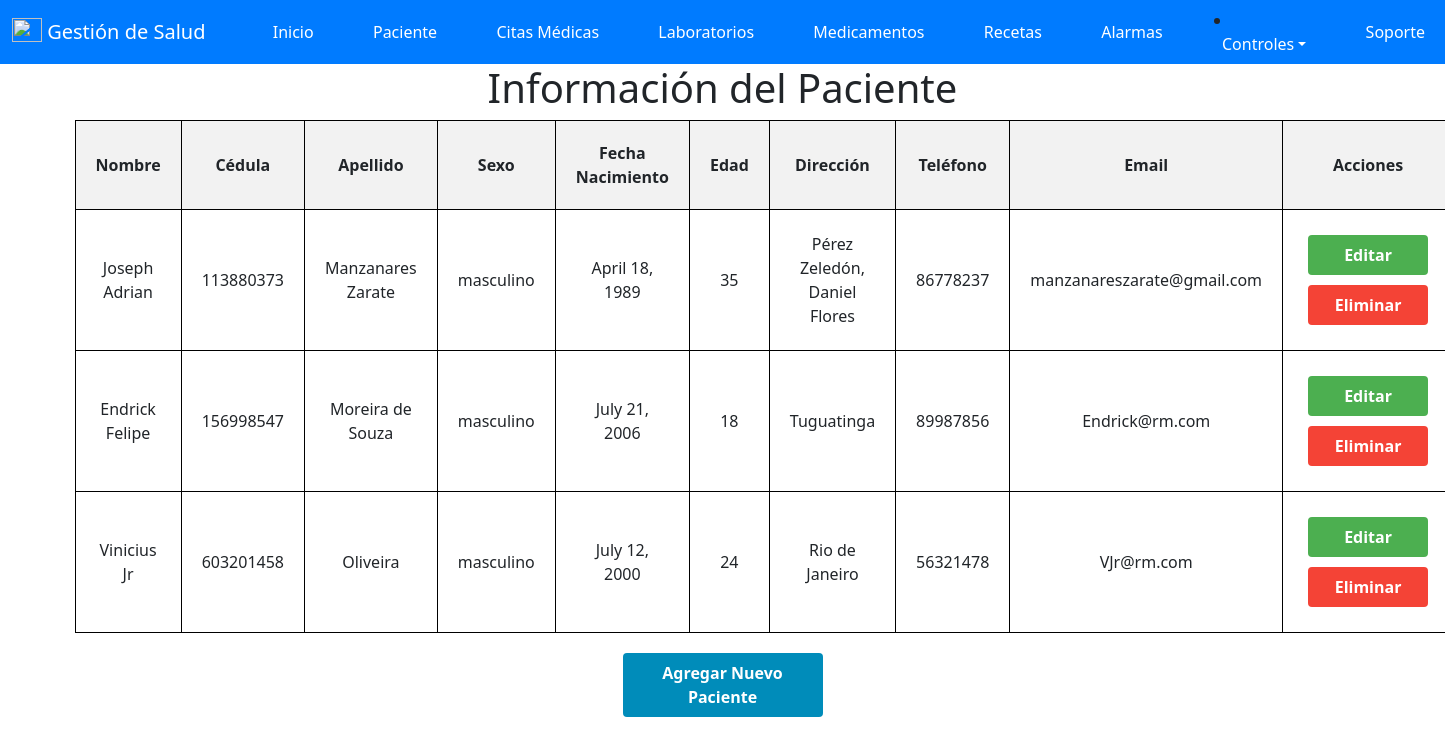
Page /index/ (signed in) on the earlier database version.
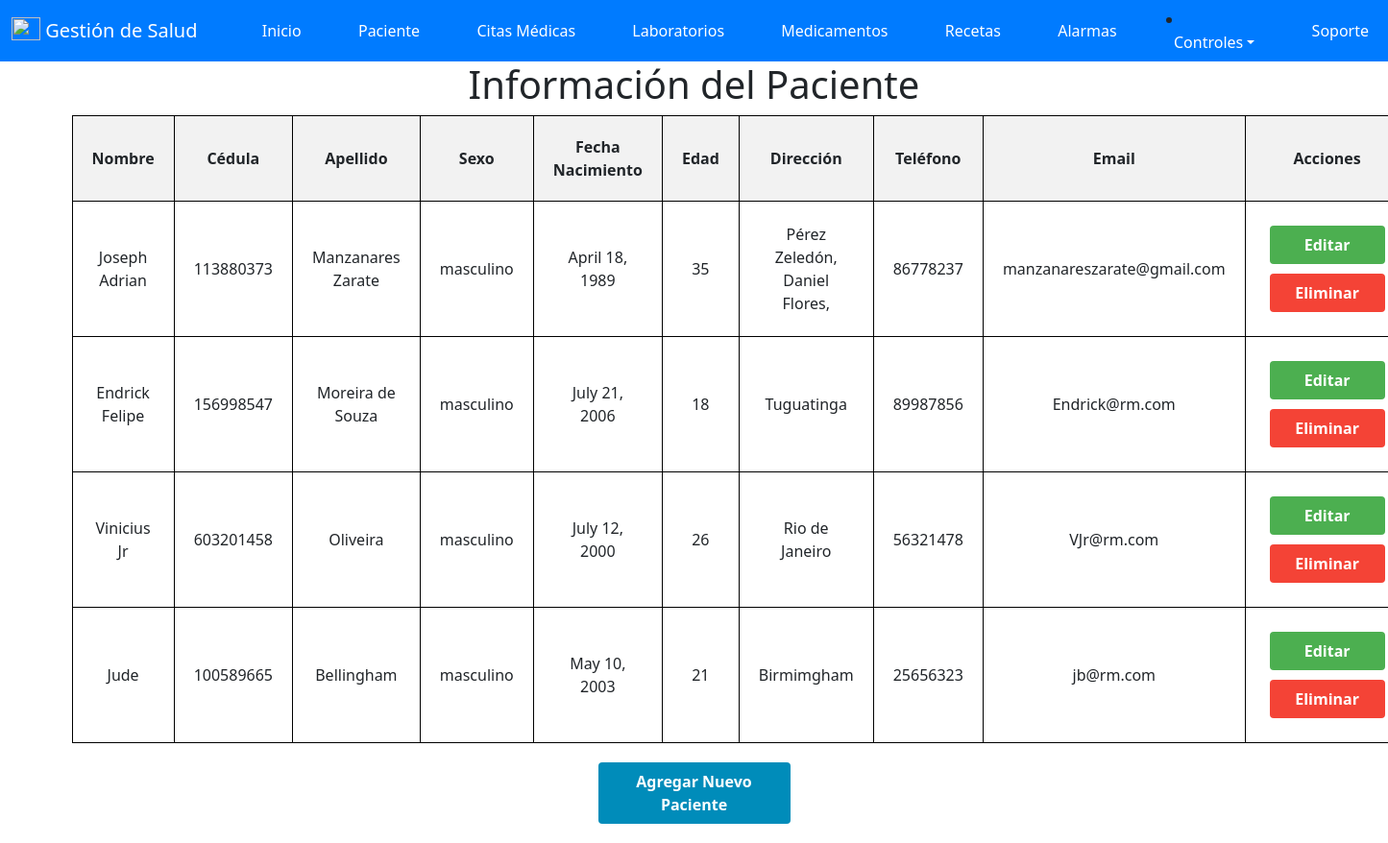
Same page on the later database version.
### salud/models.py (models this page shows, shortened)
class paciente(models.Model):
    id_paciente = models.AutoField(primary_key=True , verbose_name='ID_Paciente')
    cedula = models.IntegerField(null=True,verbose_name='Cedula')
    nombre = models.CharField(max_length=50, verbose_name='Nombre')
    apellido = models.CharField(max_length=50, verbose_name='Apellido')
    sexo = models.CharField(max_length=20, verbose_name='Sexo')
    fecha_Nacimiento = models.DateField(null=True, verbose_name='Fecha de Nacimiento')
    edad = models.IntegerField ( verbose_name='Edad')
    direccion = models.CharField(max_length=50, verbose_name='Direccion')
    telefono = models.IntegerField( verbose_name='Telefono')
    email = models.EmailField( verbose_name='Email')
    id_usuario = models.ForeignKey(User, on_delete=models.CASCADE)

### salud/views.py (the view)
# urls.py: path('index/', views.index, name='index'),
@login_required(login_url='/accounts/login/')
def index(request):
    pacientes = paciente.objects.filter(id_usuario=request.user)
    return render(request, 'Programar/index.html', {'pacientes': pacientes})

### salud/templates/Programar/index.html (shortened to what this page needs)
{% extends "base.html" %}
{% block contenido %}
<!DOCTYPE html>
<html>
<head>
</head>
<body>
    <h1>Información del Paciente</h1>
    <form method="post" action="{% url 'index' %}">
        <table>
            <thead>
                <tr>
                    <th>Nombre</th>
                    <th>Cédula</th>
                    <th>Apellido</th>
                    <th>Sexo</th>
                    <th>Fecha Nacimiento</th>
                    <th>Edad</th>
                    <th>Dirección</th>
                    <th>Teléfono</th>
                    <th>Email</th>
                    <th>Acciones</th>
                </tr>
            </thead>
            <tbody>
                {% for paciente in pacientes %}
                <tr>
                    <td>{{ paciente.nombre }}</td>
                    <td>{{ paciente.cedula }}</td>
                    <td>{{ paciente.apellido }}</td>
                    <td>{{ paciente.sexo }}</td>
                    <td>{{ paciente.fecha_Nacimiento }}</td>
                    <td>{{ paciente.edad }}</td>
                    <td>{{ paciente.direccion }}</td>
                    <td>{{ paciente.telefono }}</td>
                    <td>{{ paciente.email }}</td>
                    <td>
                        <a href="{% url 'editar' paciente.id_paciente %}" class="button edit-button">Editar</a>
                        <a href="{% url 'eliminar' paciente.id_paciente %}" class="button delete-button" onclick="return confirm('¿Estás seguro de que deseas eliminar este paciente?');">Eliminar</a>
                    </td>
                </tr>
                {% empty %}
                <tr>
                    <td colspan="10">No hay pacientes disponibles.</td>
                </tr>
                {% endfor %}
            </tbody>
        </table>
        <a href="{% url 'agregar' %}" class="button add-button">Agregar Nuevo Paciente</a>
    </form>
</body>
</html>
{% endblock %}

Differences in the rows shown:
changed paciente "Joseph Adrian": direccion "Pérez Zeledón, Daniel Flores" → "Pérez Zeledón, Daniel Flores,"
changed paciente "Vinicius Jr": edad "24" → "26"
added paciente: nombre "Jude", cedula "100589665", apellido "Bellingham", sexo "masculino", fecha_Nacimiento "May 10, 2003", edad "21", direccion "Birmimgham", telefono "25656323", email "jb@rm.com"
